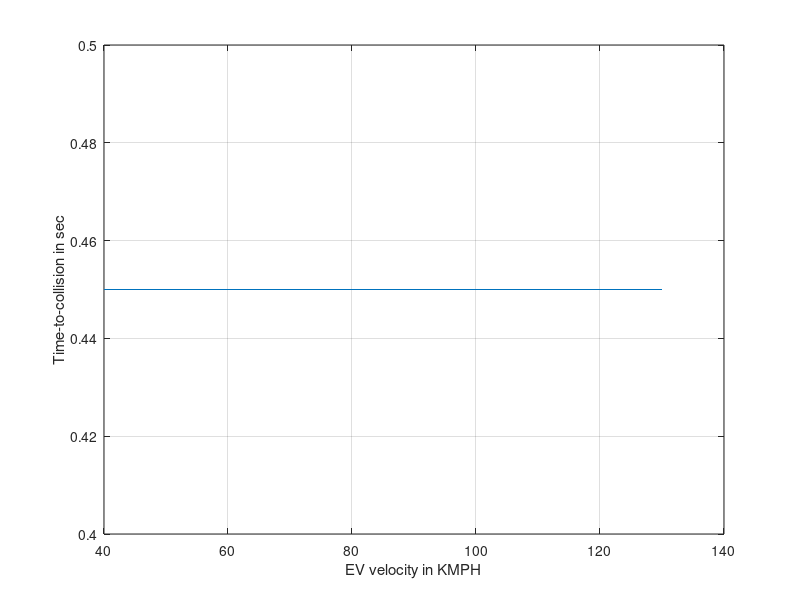
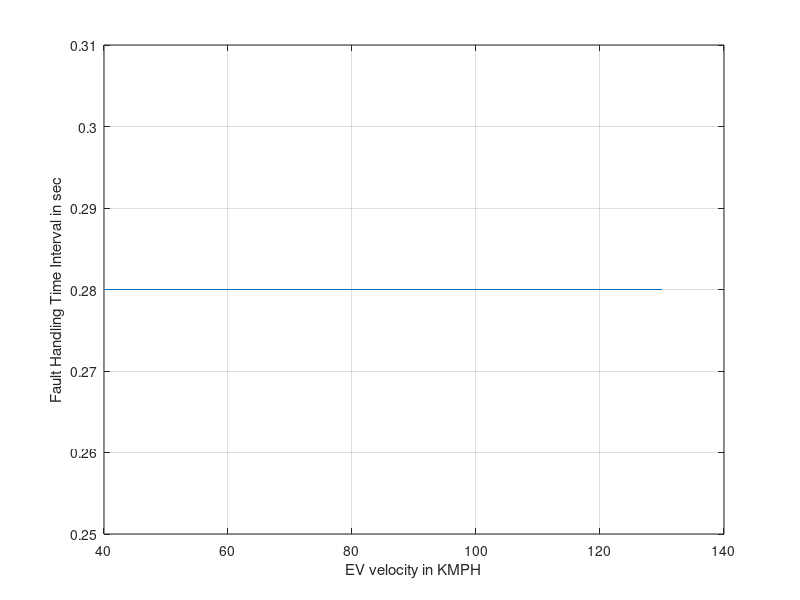

The MATLAB script that drew these images, in order: (Note: this script raises an error after producing the figures.)
%% Clean workspace and close all
clear all
close all
clc
%% Constraint for parameter

KK = 0;

    Speed = [];
    TimeDur = [];
    DataTTC = [];
    for EgoVehicleSpeed = 40 : 5 : 130
        
        Vx_EV = EgoVehicleSpeed/3.6;
        Dist2Bondary = 0.3;
       
        %%
        LaneWidth = 3.66;
        TruckWidth = 3.05;
        WheelBase = 5.79;
        Ay = -0.3*9.81;
        AyComp = -Ay;
        % Saturation: If acceleration is more than 1g. Need to saturate
        if abs(AyComp) > 9.81
            AyComp = sign(AyComp)*9.81;
        else
            AyComp = AyComp;
        end
      
        dT = 0.01;                                      % Sample time
      
       
        VelY = 0;
        DistCovered = 0;
        K = 0;
 %% TTC computation
        Flag = false;
        while(Flag == false)
            VelY = VelY + dT * Ay;
            DistCovered = DistCovered + dT*VelY;
            K = K + 1;
            if (abs(DistCovered) >= Dist2Bondary)
                Flag = true;
            end
        end
        TTC = K * dT;
        %% Dist covered during response time
        for ijk = TTC : -dT : 0.001
            
        IC = 0;
        VelY = 0;
        DistCovered = 0;
        Flag = false;
        C = 0;
        %% FHTI calculation
        for i = 0 : dT : ijk
            VelY = VelY + dT * Ay;
            DistCovered = DistCovered + dT*VelY;
        end
        DistCovered1 = abs(DistCovered);
 %% 
        Flag = false;
        N = 0;
        Pev_VelY = VelY;
        DistCovered = 0;
        while(Flag == false)
            
            VelY = VelY + dT * AyComp;
            DistCovered = DistCovered + dT*VelY;
            if sign(VelY) ~= sign(Pev_VelY)
                Flag = true;
            end
            N = N + 1;
        end
        
        DistCovered2 = abs(DistCovered);
        TotalDist = DistCovered1 + DistCovered2;
        if abs(TotalDist) < (Dist2Bondary-0.05)
            break;
        end
        end
        Speed = [Speed EgoVehicleSpeed];
        TimeDur = [TimeDur ijk];
        DataTTC = [DataTTC TTC];
     
    end
    
    
%% Plots
figure(1);
plot(Speed,DataTTC);
grid on
xlabel('EV velocity in KMPH')
ylabel('Time-to-collision in sec');
hold on

f=gcf;
saveas(f,'highway_steering_tire_1_TTC.jpg');

figure(2);
plot(Speed,TimeDur);
grid on
xlabel('EV velocity in KMPH')
ylabel('Fault Handling Time Interval in sec');
hold on

f=gcf;
saveas(f,'highway_steering_tire_1_FHTI.jpg');


%% excel write
x_speed=Speed';
y_TTC=DataTTC';
z_FHTI=TimeDur';
data={'Vehicle_Speed','TTC','FHTI'};
xlswrite('Functional_Safety_Scenarios',data,'highway_steering_tire_1','A1');
xlswrite('Functional_Safety_Scenarios',x_speed,'highway_steering_tire_1','A2');
xlswrite('Functional_Safety_Scenarios',y_TTC,'highway_steering_tire_1','B2');
xlswrite('Functional_Safety_Scenarios',z_FHTI,'highway_steering_tire_1','C2');

folder = pwd;
excelFileName = 'Functional_Safety_Scenarios.xls';
fullFileName = fullfile(folder, excelFileName);
objExcel = actxserver('Excel.Application');
objExcel.Visible = true;
ExcelWorkbook = objExcel.Workbooks.Open(fullFileName);
oSheet = objExcel.ActiveSheet;
imageFolder = fileparts(which('highway_steering_tire_1_TTC.jpg'));
imageFullFileName = fullfile(imageFolder, 'highway_steering_tire_1_TTC.jpg');
Shapes = oSheet.Shapes;
Shapes.AddPicture(imageFullFileName, 0, 1, 400, 20, 400, 300);

imageFolder1 = fileparts(which('highway_steering_tire_1_FHTI.jpg'));
imageFullFileName1 = fullfile(imageFolder, 'highway_steering_tire_1_FHTI.jpg');
Shapes.AddPicture(imageFullFileName1, 0, 1, 850, 20, 400, 300);

objExcel.DisplayAlerts = false;
ExcelWorkbook.SaveAs(fullFileName);
ExcelWorkbook.Close(false);
objExcel.Quit; 
